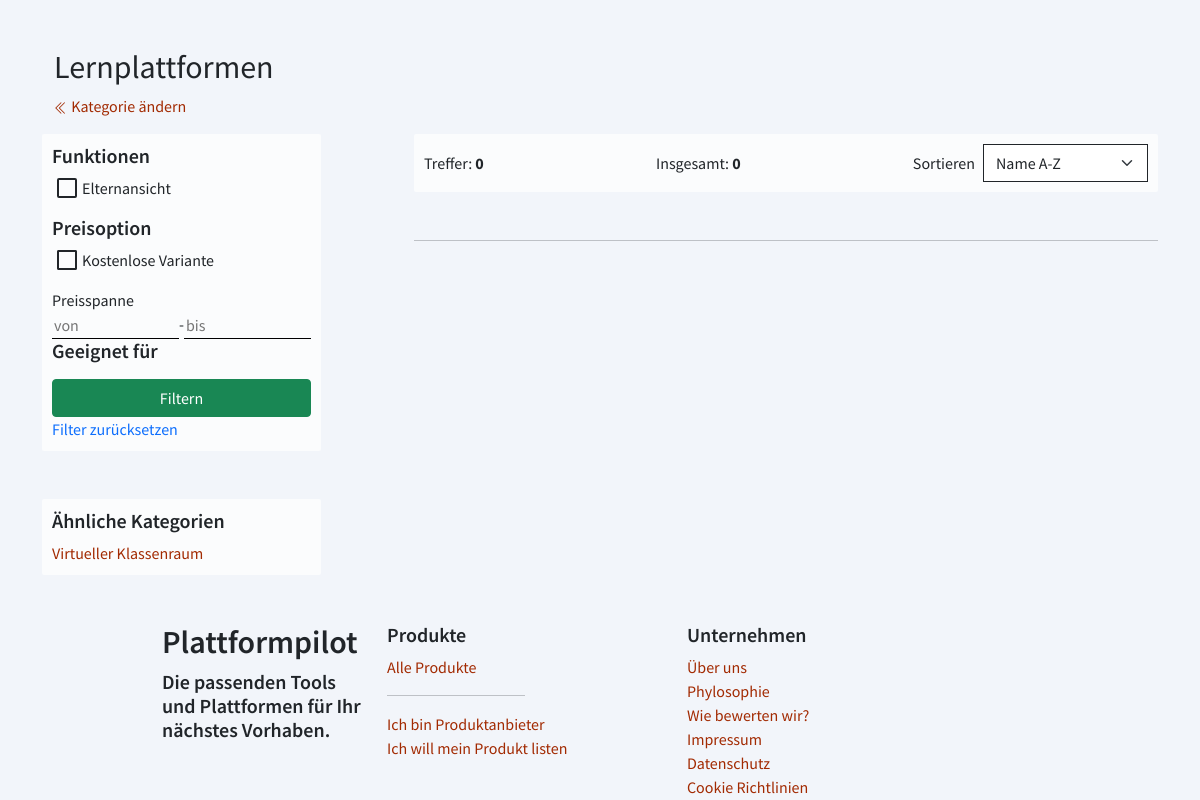
Page /lernplattformen on the committed database.
### apps/core/models.py (models this page shows, shortened)
class Category(models.Model):
    category = models.CharField(max_length=200)
    description = models.TextField(max_length=5000, default='')
    slug = models.SlugField(blank=True, null=True)
    filter_functions = models.ManyToManyField(Functionality, verbose_name='Filtern nach')
    related_category = models.ManyToManyField('self', related_name='related_category', blank=True, null=True)
    is_active = models.BooleanField(default=True)
    class Meta:
        verbose_name_plural = 'Categories'
    def __str__(self):
        return f'{self.category}'

### apps/platforms/models.py (models this page shows)
class Functionality(models.Model):
    functionality = models.CharField(max_length=200)
    def __str__(self):
        return f'{self.functionality}'

### apps/core/views.py (the view, shortened to what this page needs)
# urls.py: path('<str:slug>', platform_list, name="platform_list"),
def platform_list(request, slug):
    category = Category.objects.get(slug=slug)
    platforms = Platform.objects.filter(category=category).order_by('-is_featured')
    accuracy = []
    filter_interations = 0
    for i in request.GET.getlist('funktion'):
        filter_interations += 1
    for i in request.GET.getlist('suitable_for'):
        filter_interations += 1
    sort_by = request.GET.get('sort_by')
    print(sort_by)
    if sort_by is not None and sort_by is not '':
        platforms = platforms.order_by('-is_featured', sort_by)
    unnesseccary = nesseccary_functionalities(slug)
    f = PlatformFilter(request.GET, queryset=platforms)
    related_platforms = platforms
    suit_list = []
    for v in f.qs.all().values('suitable_for'):
        if v['suitable_for'] not in suit_list:
            suit_list.append(v['suitable_for'])
    for x in f.qs.all():
        for y in Platform.objects.get(name=x).suitable_for.all():
            if y.id not in suit_list:
                suit_list.append(y.id)
    f_values = [d['id'] for d in list(f.qs.all().values('id'))]
    rel_values = [d['id'] for d in list(related_platforms.values('id'))]
    if category.is_active:
        return render(request, 'core/platform-list.html', {
            'category': category,
            'filter': f,
            'unnesseccary': unnesseccary,
            'suitable_list': suit_list,
            'related_platforms': related_platforms,
            'accurary': accuracy,
            'sorting': str(sort_by)
        })
    else:
        return render(request, 'error/category-inactive.html')

### apps/core/filters.py (called while the page is built)
def nesseccary_functionalities(slug):
    category = Category.objects.get(slug=slug)
    categoryNesseccary = list(category.filter_functions.values('functionality'))
    filter_funcs = list(Functionality.objects.values_list('functionality', flat=True))
    for count, x in enumerate(categoryNesseccary):
        if x['functionality'] in filter_funcs:
            filter_funcs.remove(x['functionality'])
    return filter_funcs

### apps/platforms/models.py (called while the page is built)
    def __str__(self):
        return f'{self.suitable_for}'

### templates/core/platform-list.html (shortened to what this page needs)
{% extends 'base.html' %}
{% load static %}
{% block custom-css %}
    <link rel="stylesheet" href="https://cdn.jsdelivr.net/npm/bootstrap-icons@1.5.0/font/bootstrap-icons.css">
    <link rel="stylesheet" href="{% static 'css/core/platform-list.css' %}"/>
{% endblock %}
{% block content %}
    <div class="container-lg mt-5 px-lg-auto px-4">
        <div class="mb-3">
            <h1 class="h2">{{ category|capfirst }}</h1>
            <a href="{% url 'core:index' %}" class="text-decoration-none">
                 Kategorie ändern</a>
        </div>
        <form method="get" id="form">
            <div class="row row-cols-lg-2 g-4">
                <div class="col-lg-3 p-lg-0 p-3">
                    <div class="card-wrapper card-wrapper-fix" id="filter_area">
                        <h5>
                            Funktionen
                        </h5>
                        {{ filter.form.funktion }}
                        <h5>Preisoption</h5>
                        <li>
                            <label for="id_is_free">
                                <span class="checkmark"><span class="check"></span></span>
                                Kostenlose Variante
                            </label>
                        </li>
                        <p class="mt-3 mb-0">Preisspanne</p>
                        <div class="filter__pricerange-wrapper">
                            {{ filter.form.price }}
                        </div>
                        <h5>Geeignet für</h5>
                        <button type="submit" class="btn btn-success w-100">Filtern</button>
                        <br>
                        <a href="{% url 'core:platform_list' category.slug %}?is_free=on"
                           class="text-decoration-none text-primary">Filter zurücksetzen</a>
                    </div>
                    <div class="mt-5 card-wrapper card-wrapper-fix d-lg-block d-none">
                        <h5>Ähnliche Kategorien</h5>
                        {% for category in category.related_category.all %}
                            <a href="{% url 'core:platform_list' category.slug %}?is_free=on">{{ category }}</a>
                            <br>
                        {% endfor %}
                    </div>
                </div>
                <div class="col-lg-8 col-12 p-lg-0 p-3 offset-lg-1">
                    <div class="card-wrapper card-wrapper-fix mb-5 d-flex justify-content-between">
                        <p class="my-auto">Treffer: <b>{{ filter.qs.count }}</b></p>
                        <div class="d-sm-flex d-none">
                            <p class="my-auto">Insgesamt: <b id="amount_products">{{ filter.qs.count }}</b></p>
                        </div>
                        <div class="d-flex">
                            <p class="my-auto me-2 d-sm-block d-none" class="">Sortieren</p>
                            <select name="sort_by" id="sort_by" class="form-select border-dark rounded-0"
                                    onchange="document.getElementById('form').submit()">
                                <option value="name">Name A-Z</option>
                            </select>
                        </div>
                    </div>
                    <hr class="mb-5">
                </div>
            </div>
        </form>
    </div>
{% endblock %}

### static/css/_variables.css (style rules this page uses)
:root { --bg-color: #f2f5fa; --light: #fbfcfd; --success: #02A340; --warning: #F2DD03; --danger: #A22A02; --dark: #00040A; }
body { background: var(--bg-color); overflow-x: hidden; touch-action: cross-slide-x; -ms-touch-action: cross-slide-x; font-family: 'Source Sans Pro', sans-serif; }
h1, h2, h3, h4, h5, h6 { font-family: 'Source Sans Pro', sans-serif; font-weight: 600; }
a { text-decoration: none; color: var(--danger); transition: .3s; }

### static/css/core/platform-list.css (style rules this page uses)
.card-wrapper.card-wrapper-fix { background: #fbfcfd; box-shadow: none; padding: 10px; }
.card-wrapper { border-radius: 2px; padding: 10px 7px; padding-top: 15px; background: #fbfcfd; transition: .4s; box-shadow: 2px 3px 1px rgba(0, 0, 0, .15); position: relative; z-index: 5; }
.filter__pricerange-wrapper { display: flex; }
.filter__pricerange-wrapper input { width: 50%; max-width: 130px; border: none; border-bottom: 1px solid black; background: transparent; }
label { display: block; position: relative; -webkit-user-select: none; -moz-user-select: none; -ms-user-select: none; user-select: none; left: 20px; }
ul { padding: 0; }
li { list-style: none; padding-left: 10px; }
li .checkmark { position: absolute; left: -25px; top: 2px; }
li .checkmark:before { position: absolute; left: 8px; top: 2px; content: ""; background-color: rgba(0, 0, 0, 0.5); height: 4px; width: 4px; border-radius: 100%; z-index: 1; opacity: 0; margin: 0; }
li .checkmark .check { position: relative; display: inline-block; width: 20px; height: 20px; border: 2px solid; border-radius: 2px; overflow: hidden; z-index: 1; }
li .checkmark .check:before { position: absolute; content: ""; transform: rotate(45deg); display: block; margin-top: -4px; margin-left: 6px; width: 0; height: 0; box-shadow: 0 0 0 0, 0 0 0 0, 0 0 0 0, 0 0 0 0, 0 0 0 0, 0 0 0 0, 0 0 0 0 inset; animation: checkbox-off 0.3s forwards ease-out; }
li input[type=checkbox]:not(:checked) + .checkmark:before { animation: rippleOff 700ms forwards ease-out; margin-top: 5px; }
li input[type=checkbox]:not(:checked) + .checkmark .check:after { animation: rippleOff 700ms forwards ease-out; margin-top: 5px; }

### rows in the picture
Category: category "Lernplattformen"
Functionality: form.funktion "Elternansicht"
Category: category "Virtueller Klassenraum"

### other values in the picture
{{ filter.qs.count }} "0"
